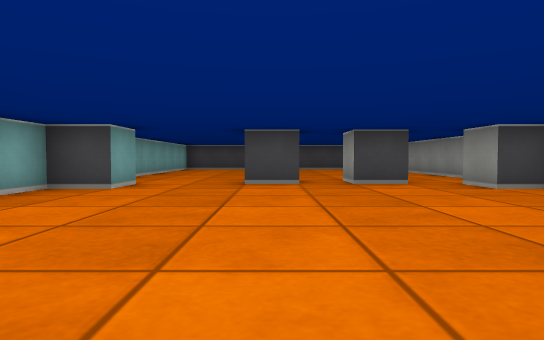
View 1 (above)

15 first-person views from a walk through a cub3D level. The camera is about half as high as the walls, tilts 2° down and sees 75° across. The floor is counted in squares. Each view is taken from the middle of a square. On the plan, view 1 faces up. The plan holds only what a view shows up to about 9 squares ahead; the rest is blank.

View 2
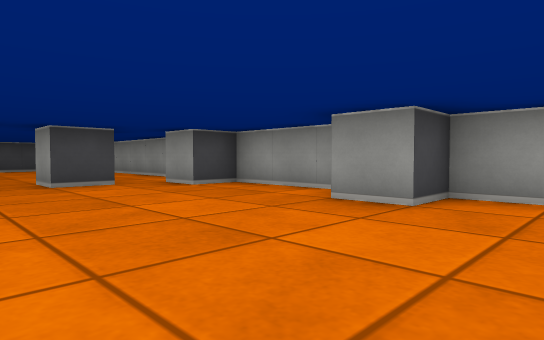

View 3
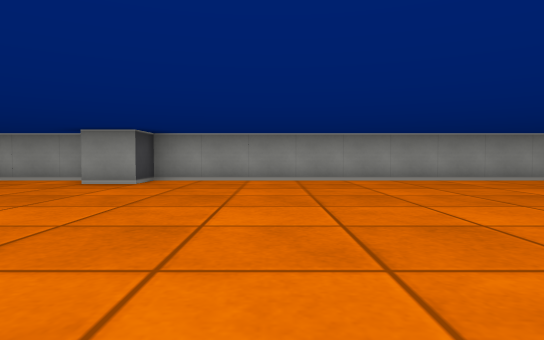

View 4
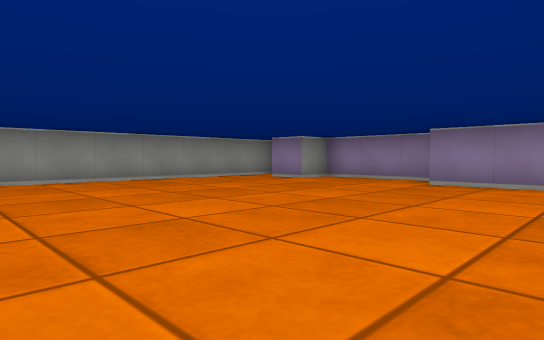

View 5
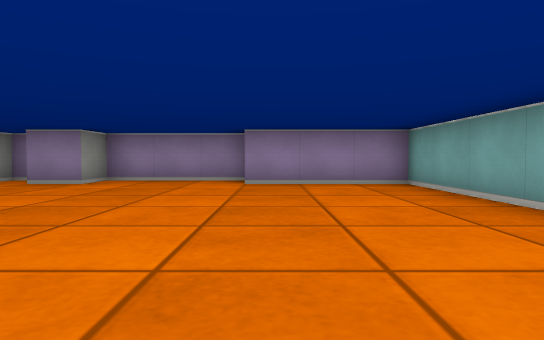

View 6
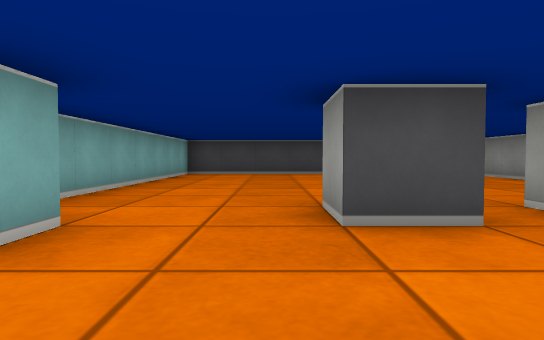

View 7
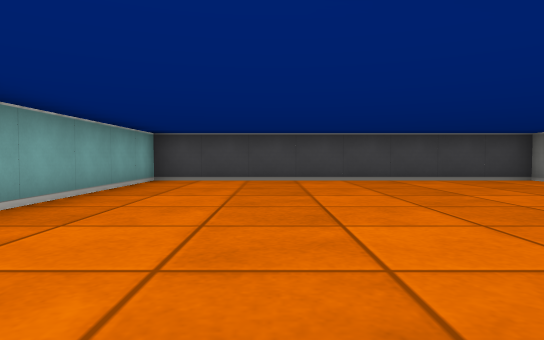

View 8
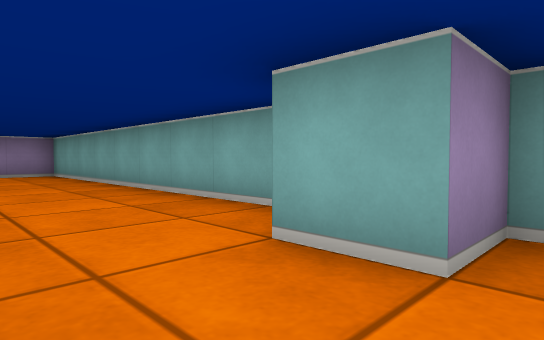

View 9
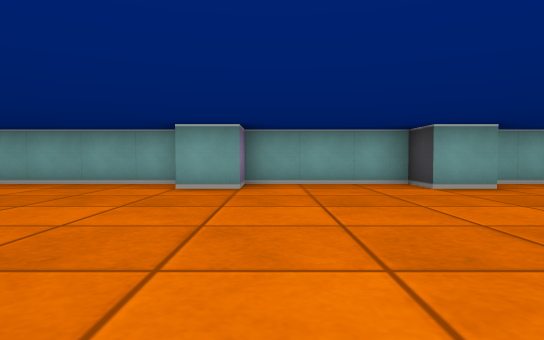

View 10
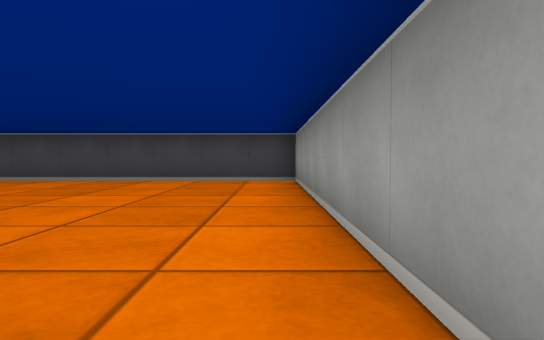

View 11
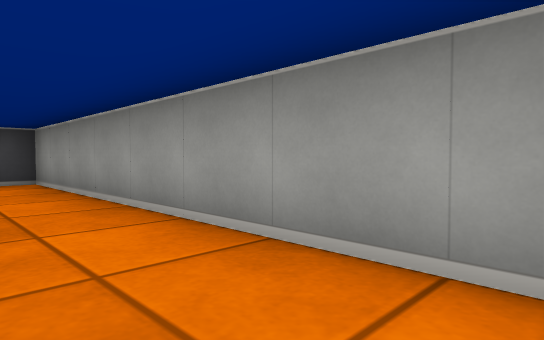

View 12
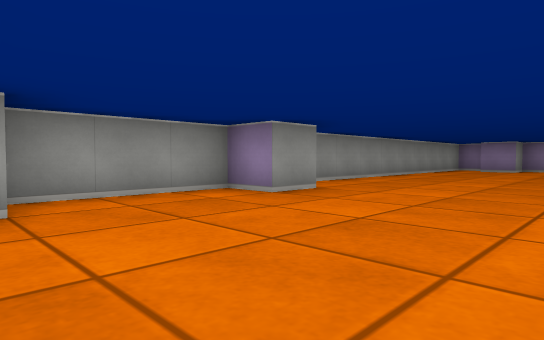

View 13
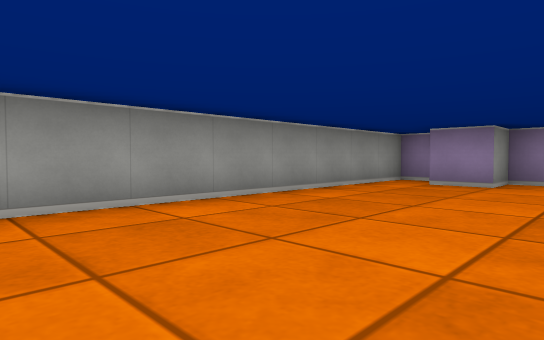

View 14
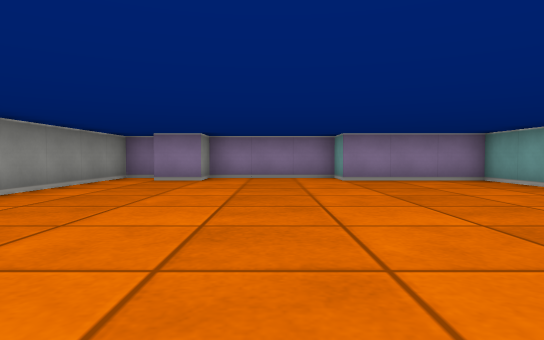

View 15
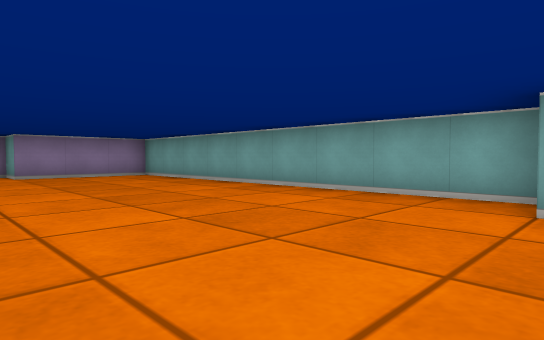

### Floor plan
Points are (right, up) in squares from view 1. A wall is a line through its corners. A room is listed if a view was taken in it or the views show most of it. See-through windows are left out.
Room 1 (views 1, 2, 3, 4, 5, 6, 7, 8, 9, 10, 11, 12, 13, 14, 15)
walls: (0.6, 6.5) (-0.5, 6.5) (-0.5, 7.5); (2.6, 6.5) (1.5, 6.5) (1.5, 7.5); (-3.5, 1.4) (-3.5, -7.5) (-0.5, -7.5) (-0.5, -8.5) (2.5, -8.5) (2.5, -7.5) (3.5, -7.5); (-2.5, 6.6) (-2.5, 5.5) (-3.5, 5.5) (-3.5, 2.5) (-2.5, 2.5) (-2.5, 1.5); (4.5, 7.1) (4.5, 14.5) (-3.5, 14.5) (-3.5, 7.1); (3.8, -8.5) (4.5, -8.5) (4.5, 1.5) (3.5, 1.5) (3.5, 2.5) (4.5, 2.5) (4.5, 5.5) (3.5, 5.5) (3.5, 6.5)

Positions as (right, up) in squares from view 1, and headings:
1: (0, 0), facing up
2: (0, 0), facing up-right
3: (-3, -1), facing right
4: (-3, -1), facing down-right
5: (-1, -1), facing down
6: (-1, 4), facing up
7: (-1, 7), facing up
8: (-1, 3), facing down-left
9: (3, 3), facing left
10: (4, 7), facing up
11: (3, 7), facing up-right
12: (0, 6), facing down-right
13: (1, -1), facing down-right
14: (1, 0), facing down
15: (1, 2), facing down-left
